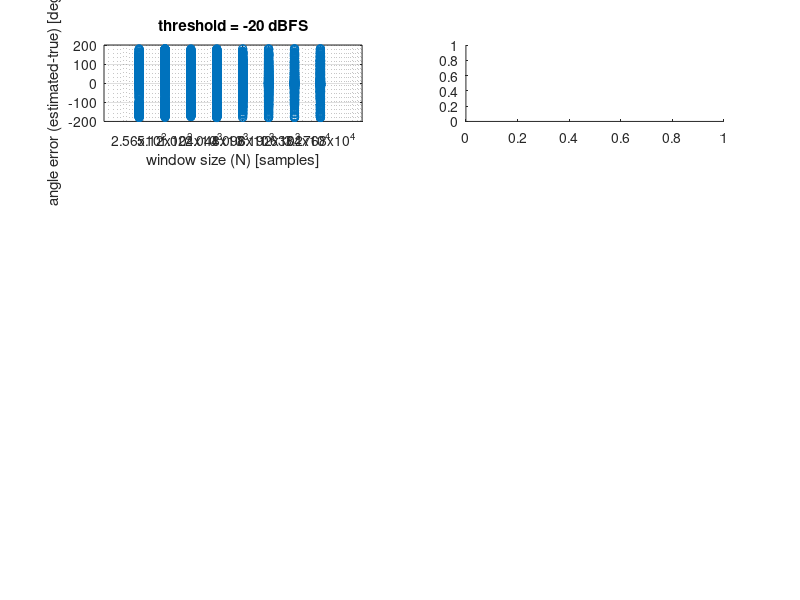

Recreate this plot in MATLAB. (Note: this script raises an error after producing the figure.)
%load('points.mat');
%load('points_seb_geo_tunning.mat');
%load('points_seb_geo_validation.mat');
%load('points_seb_srp_tunning.mat');
%load('points_seb_srp_validation.mat');
%load('points_jfmp_geo_tunning.mat');
%load('points_jfmp_geo_validation.mat');
%load('points_jfmp_srp_tunning.mat');
%load('points_jfmp_srp_validation.mat');

%load('points_seb_geo_TV.mat');
load('points_seb_srp_TV.mat');
%load('points_jfmp_geo_TV.mat');
%load('points_jfmp_srp_TV.mat');

%load('points_all_geo_T.mat');
%load('points_all_srp_T.mat');
%load('points_all_geo_V.mat');
%load('points_all_srp_V.mat');



%N = [ 256 512 1024 2048 4096 8192 16384 32768 ];
%position_vec = [ 0 160 -135 -70 ];

%th_min = -30;
%th_step = 5;
%th_max = -10;
%th = th_min:th_step:th_max;

% xx = ones(length(th),1) * N ;
% yy = th' * ones(1, length(N));

% surf(xx, yy, err_mtx)
% surf(xx, yy, xx)

% xlabel('N')
% ylabel('th')
% zlabel('error')

% m = 1;
m = find( th == -20 );
%m = find( th == -15 );
%n = 1;
n = find( N == 16384 ) ;
%n = find( N == 32768 ) ;

%err = zeros(13, 420);
%err = cell2mat(ang_cell{m,n}(:)) - cell2mat(true_ang_cell{m,n}(:));

clf

% subplot(4,2,1)
% plot( ang_cell{m,n},'*');
% subplot(4,2,2)
% boxplot( ang_cell{m,n}, 'notch', 'on' )


col = @(x)reshape(x,numel(x),1); % function to reshape any matrix to a column vector
row = @(x)reshape(x,1,numel(x)); % function to reshape any matrix to a row vector
cell2col    = @(C)col( cell2mat(row(C)) ); % function to convert cells to a single column vector
cell2row    = @(C)row( cell2mat(row(C)) ); % function to convert cells to a single row vector

cell2counts      = @(C)row( cellfun(@(x)sum(~isnan(x)),C) ); % function to count valid points in cells. Returns a row vector.
cell2countstotal = @(C)row( cellfun(@(x)length(x),C) ); % function to count all points in cells (valid+invalid). Returns a row vector.

% functions to get a column[/row] vector with the id of the cells (id's are arbitrary increasing numbers)
cellid2col = @(C)col( cell2mat( arrayfun(@(I)I*ones(numel(C{I}),1),col(1:numel(C)),'uni',0) ) );
cellid2row = @(C)row( cell2mat( arrayfun(@(I)I*ones(numel(C{I}),1),col(1:numel(C)),'uni',0) ) );

selectbyid = @(M,Mid,id) M( find( Mid == id ) ) ;
medianrow  = @(M,Mid) row( arrayfun( @(x)median( selectbyid(M,Mid,x), 'omitnan' ) , unique(Mid) ) ) ;
meanrow    = @(M,Mid) row( arrayfun( @(x)  mean( selectbyid(M,Mid,x), 'omitnan' ) , unique(Mid) ) ) ;
varrow     = @(M,Mid) row( arrayfun( @(x)   var( selectbyid(M,Mid,x), 'omitnan' ) , unique(Mid) ) ) ;
stdrow     = @(M,Mid) row( arrayfun( @(x)   std( selectbyid(M,Mid,x), 'omitnan' ) , unique(Mid) ) ) ;


plot2=@(C,varargin)plot( cellid2col(C), cell2col(C), varargin{:} );
plot4=@(C,X,varargin)plot( X(cellid2col(C)), cell2col(C), varargin{:} );
boxplot2=@(C,varargin)boxplot( cell2row(C), cellid2row(C) , varargin{:} );
boxplot4=@(C,X,varargin)boxplot( cell2row(C), X(cellid2row(C)) , varargin{:} );


angles       = cell2col(   ang_cell(m,:) );
true_angles  = cell2col(   true_ang_cell(m,:) );
counts       = cell2counts(   ang_cell(m,:) );
total_counts = cell2countstotal ( ang_cell(m,:) );
err = angles - true_angles ;
err = err + 360 * (err <= -180) ;
err = err - 360 * (err > 180) ;
ids         = cellid2col( ang_cell(m,:) );
x = N(ids) ;
err_medians = medianrow(err,ids) ;
err_means   =   meanrow(err,ids) ;
err_var     =    varrow(err,ids) ;
err_std     =    stdrow(err,ids) ;

disp( sprintf('err_medians [ N=%d th=%d ] = %.1f', N(n), th(m), err_medians(n)) )
disp( sprintf('err_std     [ N=%d th=%d ] = %.1f', N(n), th(m), err_std(n)) )
disp( sprintf('detected    [ N=%d th=%d ] = %.1f %%', N(n), th(m), counts(n)/total_counts(n)*100) )


figure(1)

subplot(4,2,1)
%plot(x,angles,'o')
plot(x,err,'o')
%plot2( ang_cell(m,:), 'o' )
%plot4( ang_cell(m,:), N, 'o' )
set(gca,'xscale','log')
set(gca,'xtick',N, 'XMinorTick','off')
grid on
xlabel('window size (N) [samples]')
ylabel('angle error (estimated-true) [degrees]')
title(sprintf('threshold = %d dBFS',th(m)))

subplot(4,2,2)
%boxplot( angles, x, 'notch', 'on' )
%boxplot( err, x, 'notch', 'on' )
boxplot( err, x, 'notch', 'on', 'Widths', .8*counts/max(counts)+.0001 )
%boxplot2( ang_cell(m,:), 'notch', 'on' )
%boxplot4( ang_cell(m,:), N, 'notch', 'on' )
grid on
xlabel('window size (N) [samples]')
ylabel('angle error (estimated-true) [degrees]')
title(sprintf('threshold = %d dBFS \n Box widths are proportional to sample size.',th(m)))
set(gca,'ytick',[-180 -90 0 90 180])

subplot(4,2,[1 3])
plot( N', [err_medians' err_means' err_var'/1000 err_std'], '*-' )
grid on
set(gca,'xscale','log')
set(gca,'xtick',N, 'XMinorTick','off','XMinorGrid','off')
set(gca,'xlim',[min(N) max(N)])
xlabel('window size (N) [samples]')
ylabel('angle error medians/mean/var [degrees]')
title(sprintf('threshold = %d dBFS',th(m)))
legend('median','mean','variance/1000','std')
%set(gca,'ytick',[-180 -90 0 90 180])
set(gca,'ytick',[-180:45:180])

subplot(4,2,4)
%plot( N, counts/max(counts)*100, '*-' )
plot( N, counts./total_counts*100, '*-' )
grid on
set(gca,'xscale','log')
set(gca,'xtick',N, 'XMinorTick','off','XMinorGrid','off')
set(gca,'xlim',[min(N) max(N)])
xlabel('window size (N) [samples]')
ylabel('phrases detected [%]')
title(sprintf('threshold = %d dBFS',th(m)))


angles      = cell2col(   ang_cell(:,n) );
true_angles = cell2col(   true_ang_cell(:,n) );
counts      = cell2counts(   ang_cell(:,n) );
total_counts = cell2countstotal ( ang_cell(:,n) );
err = angles - true_angles ;
err = err + 360 * (err <= -180) ;
err = err - 360 * (err > 180) ;
ids         = cellid2col( ang_cell(:,n) );
x = th(ids) ;
err_medians = medianrow(err,ids) ;
err_means   =   meanrow(err,ids) ;
err_var     =    varrow(err,ids) ;
err_std     =    stdrow(err,ids) ;

disp( sprintf('err_medians [ N=%d th=%d ] = %.1f', N(n), th(m), err_medians(m)) )
disp( sprintf('err_std     [ N=%d th=%d ] = %.1f', N(n), th(m), err_std(m)) )
disp( sprintf('detected    [ N=%d th=%d ] = %.1f %%', N(n), th(m), counts(m)/total_counts(m)*100) )


 
subplot(4,2,5)
%plot(x,angles,'o')
plot(x,err,'o')
%plot2( ang_cell(:,n), 'o' )
%plot4( true_ang_cell(:,n), th, 'o' )
grid on
xlabel('threshold [dBFS]')
ylabel('angle error (estimated-true) [degrees]')
title(sprintf('window size = %d samples',N(n)))

subplot(4,2,6)
%boxplot( angles, x, 'notch', 'on' )
%boxplot( err, x, 'notch', 'on' )
boxplot( err, x, 'notch', 'on', 'Widths', .8*counts/max(counts)+.0001 )
%boxplot2( ang_cell(:,n), 'notch', 'on' )
%boxplot4( true_ang_cell(:,n), th, 'notch', 'on' )
grid on
xlabel('threshold [dBFS]')
ylabel('angle error (estimated-true) [degrees]')
title(sprintf('window size = %d samples \n Box widths are proportional to sample size.',N(n)))
set(gca,'ytick',[-180 -90 0 90 180])

subplot(4,2,[5 7])
plot(th,err_medians,'*-')
plot( th', [err_medians' err_means' err_var'/1000 err_std'], '*-' )
grid on
xlabel('threshold [dBFS]')
ylabel('angle error medians/means/var [degrees]')
title(sprintf('window size = %d samples',N(n)))
legend('median','mean','variance/1000','std')
%set(gca,'ytick',[-180 -90 0 90 180])
set(gca,'ytick',[-180:45:180])


subplot(4,2,8)
plot(th,counts/max(counts)*100,'*-')
grid on
xlabel('threshold [dBFS]')
ylabel('phrases detected [%]')
title(sprintf('window size = %d samples',N(n)))



angles      = cell2col(   ang_cell );
true_angles = cell2col(   true_ang_cell );
counts      = cell2counts(   ang_cell );
err = angles - true_angles ;
err = err + 360 * (err <= -180) ;
err = err - 360 * (err > 180) ;
idsN         = cellid2col( ang_cell(1,:) );
idsth        = cellid2col( ang_cell(:,1) );
x = N(idsN) ;
y = th(idsth) ;

err_medians_3d = [] ;
err_means_3d   = [] ;
err_var_3d     = [] ;
err_std_3d     = [] ;
for n=1:length(N)
    ids_3d         = cellid2col( ang_cell(:,n) );
    err_medians_3d = [ err_medians_3d ; medianrow(err,ids) ] ;
    err_means_3d   = [ err_means_3d ; meanrow(err,ids) ] ;
    err_var_3d     = [ err_var_3d ; varrow(err,ids) ] ;
    err_std_3d     = [ err_std_3d ; stdrow(err,ids) ] ;
end

figure(2)

subplot(2,1,1)
[thth,NN] = meshgrid(th,N);
%plot3(x,y,err_medians,'*')
%plot3(NN,thth,err_medians,'*')
surf(NN,thth,err_medians_3d,err_medians_3d)
% surf(xx, yy, err_mtx)
% surf(xx, yy, xx)
grid on
xlabel('N')
ylabel('th')
zlabel('error median')
%grid on
%xlabel('threshold [dBFS]')
%ylabel('phrases detected [%]')
%title(sprintf('window size = %d samples',N(n)))
set(gca,'xscale','log')
set(gca,'xtick',N, 'XMinorTick','off','XMinorGrid','off')


subplot(2,1,2)
[thth,NN] = meshgrid(th,N);
%plot3(x,y,err_medians,'*')
%plot3(NN,thth,err_medians,'*')
surf(NN,thth,err_std_3d,err_std_3d)
% surf(xx, yy, err_mtx)
% surf(xx, yy, xx)
grid on
xlabel('N')
ylabel('th')
zlabel('error std')
%grid on
%xlabel('threshold [dBFS]')
%ylabel('phrases detected [%]')
%title(sprintf('window size = %d samples',N(n)))
set(gca,'xscale','log')
set(gca,'xtick',N, 'XMinorTick','off','XMinorGrid','off')
